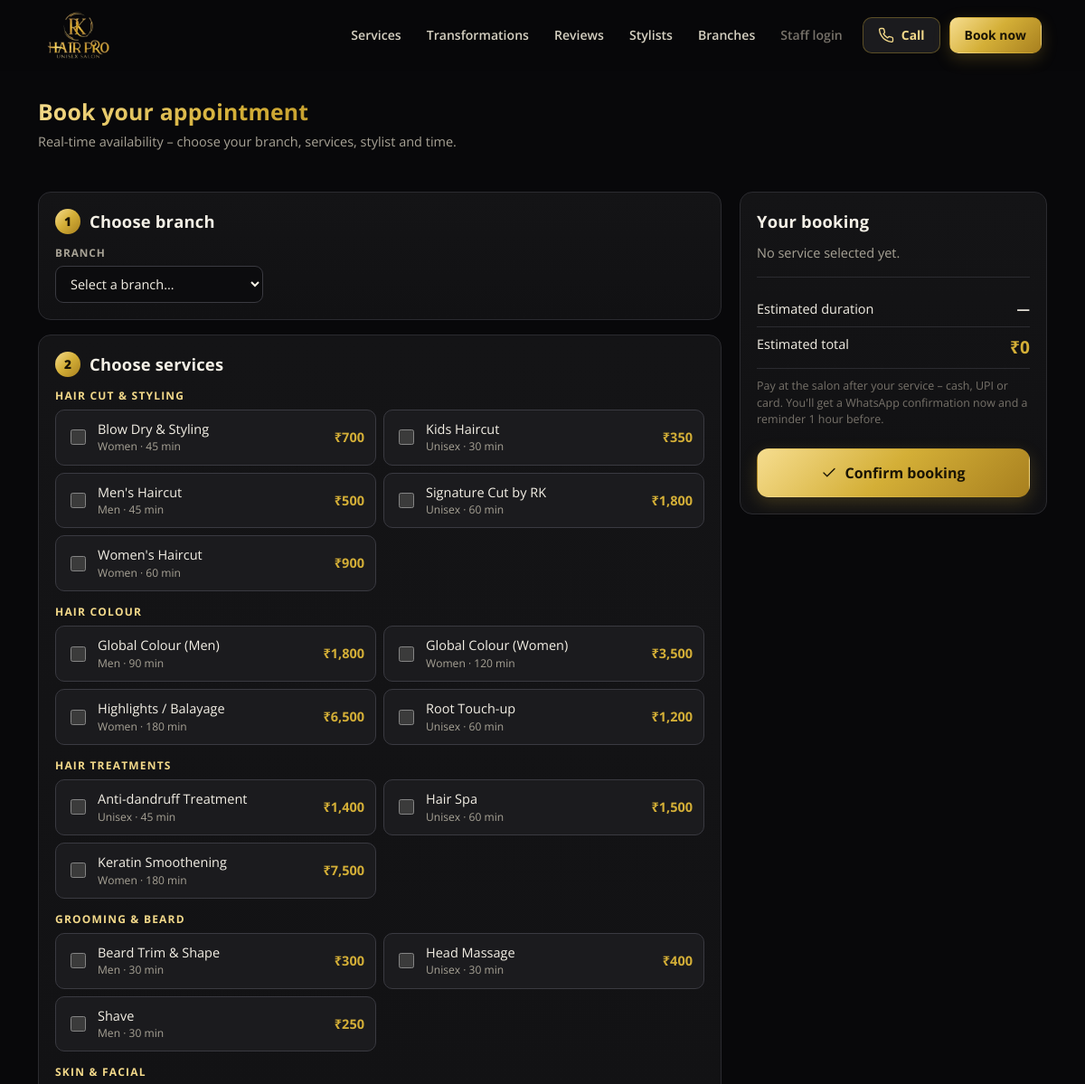
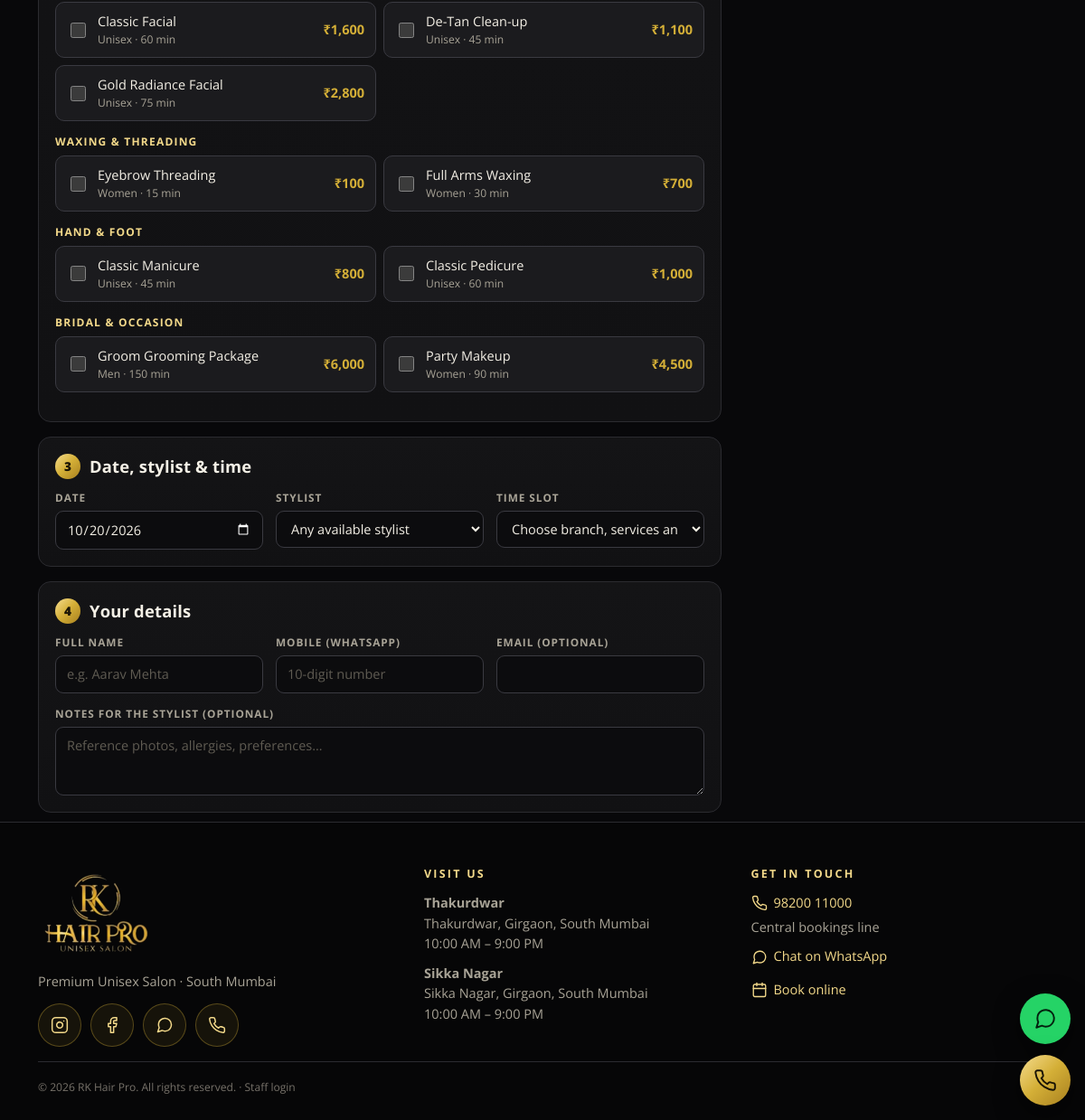
Screenshot of /book with the database file from the repository (2 pictures, top to bottom).
### rkhp/models.py (models this page shows)
class ServiceCategory(db.Model):
    id = db.Column(db.Integer, primary_key=True)
    name = db.Column(db.String(60), nullable=False)
    sort = db.Column(db.Integer, default=0)

class Service(db.Model):
    id = db.Column(db.Integer, primary_key=True)
    category_id = db.Column(db.Integer, db.ForeignKey("service_category.id"))
    name = db.Column(db.String(100), nullable=False)
    gender = db.Column(db.String(10), default="Unisex")     # Men / Women / Unisex
    price = db.Column(db.Float, default=0)
    duration = db.Column(db.Integer, default=30)             # minutes
    description = db.Column(db.String(240))
    active = db.Column(db.Boolean, default=True)
    category = db.relationship("ServiceCategory")

class Setting(db.Model):
    key = db.Column(db.String(80), primary_key=True)
    value = db.Column(db.Text)

class Branch(db.Model):
    id = db.Column(db.Integer, primary_key=True)
    name = db.Column(db.String(80), nullable=False)
    code = db.Column(db.String(8), nullable=False)
    address = db.Column(db.String(240))
    phone = db.Column(db.String(20))
    open_time = db.Column(db.String(5), default="10:00")
    close_time = db.Column(db.String(5), default="21:00")
    slot_minutes = db.Column(db.Integer, default=30)
    monthly_target = db.Column(db.Float, default=0)
    active = db.Column(db.Boolean, default=True)
    created_at = db.Column(db.DateTime, default=now)

### rkhp/routes/public.py (the view, shortened to what this page needs)
@bp.route("/book", methods=["GET", "POST"])
def book():
    src = (request.values.get("src") or "website").lower()
    branches = all_branches()
    cats = ServiceCategory.query.order_by(ServiceCategory.sort).all()
    svcs = {c.id: Service.query.filter_by(category_id=c.id, active=True).order_by(Service.name).all() for c in cats}
    max_days = int(setting_num("booking_advance_days", 120))
    default_date = date.today() if datetime.now().hour < 18 else date.today() + timedelta(days=1)
    return render_template("public/book.html", branches=branches, cats=cats, svcs=svcs, src=src, max_days=max_days, today=date.today(), default_date=default_date,
                           f=request.form, page_title="Book an appointment")

### rkhp/helpers.py (called while the page is built)
def setting(key, default=None):
    row = db.session.get(Setting, key)
    if row is not None and row.value is not None:
        return row.value
    return DEFAULT_SETTINGS.get(key, default)

def setting_num(key, default=0):
    try:
        return float(setting(key, default))
    except (TypeError, ValueError):
        return float(default)

def inr(v, dec=None, sym=True):
    try:
        v = float(v or 0)
    except (TypeError, ValueError):
        v = 0.0
    neg = v < 0
    v = abs(v)
    if dec is None:      # paise only where they matter (small amounts); big totals show whole rupees
        dec = 2 if abs(v - round(v)) > 0.004 and v < 10000 else 0
    s = f"{v:.{dec}f}"
    whole, _, frac = s.partition(".")
    if len(whole) > 3:
        head, tail = whole[:-3], whole[-3:]
        head = re.sub(r"(\d)(?=(\d\d)+$)", r"\1,", head)
        whole = head + "," + tail
    out = whole + ("." + frac if frac else "")
    return ("-" if neg else "") + ("₹" if sym else "") + out

def fmt_time(dt):
    if not dt:
        return "—"
    if isinstance(dt, str):
        h, m = dt.split(":")
        dt = datetime(2000, 1, 1, int(h), int(m))
    return dt.strftime("%I:%M %p").lstrip("0")

def all_branches():
    return Branch.query.filter_by(active=True).order_by(Branch.id).all()

### rkhp/templates/public/book.html (shortened to what this page needs)
{% extends 'public/base.html' %}
{% block content %}
<div class="pub-wrap">
<form method="post" id="bookform" autocomplete="off">
  <div class="page-h" style="padding-top:26px"><div><h1 class="gold-text">Book your appointment</h1><p>Real-time availability – choose your branch, services, stylist and time.</p></div></div>
  <div class="book-grid">
    <div class="grid">
      <div class="card">
        <div class="sec-h"><span class="n">1</span><h2>Choose branch</h2></div>
        <div class="form-grid">
          <div class="field"><label>Branch</label>
            <select name="branch_id" required>
              <option value="">Select a branch…</option>
            </select></div>
        </div>
      </div>
      <div class="card">
        <div class="sec-h"><span class="n">2</span><h2>Choose services</h2></div>
        {% for c in cats %}{% if svcs[c.id] %}<div class="svc-cat"><div class="t">{{ c.name }}</div><div class="svc-opts">
          {% for s in svcs[c.id] %}<label class="svc-opt"><input type="checkbox" name="services" value="{{ s.id }}" data-price="{{ s.price }}" data-dur="{{ s.duration }}" data-name="{{ s.name }}" {{ 'checked' if s.id|string in f.getlist('services') or (not f and request.args.get('service') == s.id|string) }}>
            <span class="meta">{{ s.name }}<small>{{ s.gender }} · {{ s.duration }} min</small></span><b class="gold">{{ s.price|inr }}</b></label>{% endfor %}
        </div></div>{% endif %}{% endfor %}
      </div>
      <div class="card">
        <div class="sec-h"><span class="n">3</span><h2>Date, stylist &amp; time</h2></div>
        <div class="form-grid">
          <div class="field"><label>Date</label><input type="date" name="date" min="{{ today.isoformat() }}" value="{{ f.get('date') or default_date.isoformat() }}" required></div>
          <div class="field"><label>Stylist</label><select name="employee_id" data-selected="{{ f.get('employee_id') or request.args.get('employee','') }}"><option value="">Any available stylist</option></select></div>
          <div class="field"><label>Time slot</label><select name="time" required data-selected="{{ f.get('time','') }}"><option value="">Choose branch, services and date first</option></select></div>
        </div>
      </div>
      <div class="card">
        <div class="sec-h"><span class="n">4</span><h2>Your details</h2></div>
        <div class="form-grid">
          <div class="field"><label>Full name</label><input name="name" required value="{{ f.get('name','') }}" placeholder="e.g. Aarav Mehta"></div>
          <div class="field"><label>Mobile (WhatsApp)</label><input name="mobile" type="tel" inputmode="numeric" required maxlength="14" value="{{ f.get('mobile','') }}" placeholder="10-digit number"></div>
          <div class="field"><label>Email (optional)</label><input name="email" type="email" value="{{ f.get('email','') }}"></div>
          <div class="field full"><label>Notes for the stylist (optional)</label><textarea name="notes" placeholder="Reference photos, allergies, preferences…">{{ f.get('notes','') }}</textarea></div>
        </div>
      </div>
    </div>
    <aside class="card sticky" id="sum-box">
      <h2 style="margin-bottom:10px">Your booking</h2>
      <div data-s="list"></div>
      <hr class="sep">
      <div class="stat-row"><span>Estimated duration</span><b data-s="dur">—</b></div>
      <div class="stat-row"><span>Estimated total</span><b class="gold" data-s="total" style="font-size:1.2rem">₹0</b></div>
      <p class="hint mt-s">Pay at the salon after your service – cash, UPI or card. You'll get a WhatsApp confirmation now and a reminder 1 hour before.</p>
      <button class="btn gold block lg mt-s" type="submit">{{ ui.icon('check') }} Confirm booking</button>
    </aside>
  </div>
</form>
</div>
{% endblock %}

### rkhp/templates/public/base.html (shortened to what this page needs)
<!doctype html>
{% set central = setting('phone_central')|tel10 %}
{% set wa_num = (setting('whatsapp_number')|tel10) or central %}
{% set wa_link = ('https://wa.me/91' ~ wa_num ~ '?text=' ~ (setting('wa_greeting')|urlencode)) if wa_num else '' %}
{% set ig, fb, yt = setting('instagram'), setting('facebook'), setting('youtube') %}
<html lang="en">
<head>
<link rel="stylesheet" href="{{ url_for('static', filename='css/app.css') }}">
<link rel="stylesheet" href="{{ url_for('static', filename='css/public.css') }}">
</head>
<body class="pub">
<header class="pub-head" id="pubhead">
  <a href="{{ url_for('public.home') }}" class="pub-logo"><img src="{{ url_for('static', filename='img/logo.png') }}" alt="RK Hair Pro"></a>
  <nav class="pub-nav">
    <a href="{{ url_for('public.home') }}#services" class="nl">Services</a>
    <a href="{{ url_for('public.home') }}#transformations" class="nl">Transformations</a>
    <a href="{{ url_for('public.home') }}#reviews" class="nl">Reviews</a>
    <a href="{{ url_for('public.home') }}#team" class="nl">Stylists</a>
    <a href="{{ url_for('public.home') }}#branches" class="nl">Branches</a>
    <a href="{{ url_for('auth.login') }}" class="staff nl">Staff login</a>
    <button type="button" class="btn call-btn js-call" data-modal="callModal">{{ ui.icon('phone') }}<span>Call</span></button>
    <a class="btn gold book-btn" href="{{ url_for('public.book') }}">Book now</a>
  </nav>
</header>
{% block content %}{% endblock %}
<footer class="pub-foot">
  <div class="pub-wrap foot-grid">
    <div><img src="{{ url_for('static', filename='img/logo.png') }}" alt="" style="width:130px"><p class="muted" style="margin:8px 0 12px">{{ setting('tagline') }}</p>{{ ui.socials('lg') }}</div>
    <div><h4>Visit us</h4>{% for b in all_branches() %}<p><b>{{ b.name }}</b><br><span class="muted">{{ b.address }}</span><br><span class="muted">{{ b.open_time|tfmt }} – {{ b.close_time|tfmt }}</span></p>{% endfor %}</div>
    <div><h4>Get in touch</h4>
      {% if central %}<p><a href="#" class="js-call" data-modal="callModal">{{ ui.icon('phone') }} {{ central|phone }}</a><br><span class="muted">Central bookings line</span></p>{% endif %}
      {% if wa_link %}<p><a href="{{ wa_link }}" target="_blank" rel="noopener">{{ ui.icon('chat') }} Chat on WhatsApp</a></p>{% endif %}
      <p><a href="{{ url_for('public.book') }}">{{ ui.icon('calendar') }} Book online</a></p></div>
  </div>
  <div class="pub-wrap"><hr class="sep"><small class="faint">© {{ now().year }} RK Hair Pro. All rights reserved. · <a href="{{ url_for('auth.login') }}" class="faint">Staff login</a></small></div>
</footer>
<div class="fab-stack" aria-label="Quick contact">
  {% if wa_link %}<a class="fab wa" href="{{ wa_link }}" target="_blank" rel="noopener" aria-label="Chat on WhatsApp" title="Chat on WhatsApp">{{ ui.icon('chat') }}</a>{% endif %}
  <button type="button" class="fab call js-call" data-modal="callModal" aria-label="Call us" title="Call us">{{ ui.icon('phone') }}</button>
</div>
</body>
</html>

### rkhp/templates/_ui.html (shortened to what this page needs)
{% macro icon(name, cls='') %}<svg class="i {{ cls }}" viewBox="0 0 24 24" aria-hidden="true">{{ ICONS.get(name, ICONS['list'])|safe }}</svg>{% endmacro %}
{% macro wa_url() %}{% set n = (setting('whatsapp_number')|tel10) or (setting('phone_central')|tel10) %}{% if n %}https://wa.me/91{{ n }}?text={{ setting('wa_greeting')|urlencode }}{% endif %}{% endmacro %}
{% macro socials(cls='') %}
{% set w = wa_url()|trim %}
<div class="socials {{ cls }}">
  {% if setting('instagram') %}<a href="{{ setting('instagram') }}" target="_blank" rel="noopener" aria-label="Instagram" title="Instagram" class="soc ig">{{ icon('instagram') }}</a>{% endif %}
  {% if setting('facebook') %}<a href="{{ setting('facebook') }}" target="_blank" rel="noopener" aria-label="Facebook" title="Facebook" class="soc fb">{{ icon('facebook') }}</a>{% endif %}
  {% if w %}<a href="{{ w }}" target="_blank" rel="noopener" aria-label="WhatsApp" title="WhatsApp" class="soc wa">{{ icon('chat') }}</a>{% endif %}
  <button type="button" class="soc call js-call" aria-label="Call us" title="Call us" data-modal="callModal">{{ icon('phone') }}</button>
</div>
{% endmacro %}

### rkhp/static/css/app.css (style rules this page uses)
:root { --bg:#09090a; --bg-2:#0f0f11; --surface:#141416; --surface-2:#1b1b1e; --surface-3:#232327; --line:#2b2b30; --line-2:#3a3a41; --gold:#d4af37; --gold-2:#f3d98a; --gold-3:#9c7a1c; --gold-soft:rgba(212,175,55,.12); --gold-line:rgba(212,175,55,.35); --grad:linear-gradient(135deg,#f6dd8f 0%,#d4af37 48%,#a8801f 100%); --text:#f4f0e6; --muted:#a8a396; --faint:#77726a; --ok:#5fd0a0; --warn:#f2b64d; --bad:#f0706a; --info:#84b6ff; --r:14px; --r-sm:9px; --shadow:0 10px 30px rgba(0,0,0,.45); color-scheme:dark; }
* { box-sizing:border-box }
html { -webkit-text-size-adjust:100% }
body { margin:0;background:var(--bg);color:var(--text);font-family:'Open Sans',system-ui,-apple-system,'Segoe UI',Roboto,sans-serif;font-size:14.5px;line-height:1.5; background-image:radial-gradient(900px 420px at 85% -10%,rgba(212,175,55,.09),transparent 60%),radial-gradient(700px 400px at -10% 110%,rgba(212,175,55,.05),transparent 60%);background-attachment:fixed }
h1,h2,h3,h4 { font-weight:700;letter-spacing:.2px;margin:0;color:var(--text) }
h1 { font-size:1.55rem }
h2 { font-size:1.15rem }
a { color:var(--gold-2);text-decoration:none }
small,.muted { color:var(--muted) }
.faint { color:var(--faint) }
.gold { color:var(--gold) }
.gold-text { background:var(--grad);-webkit-background-clip:text;background-clip:text;color:transparent }
.mt-s { margin-top:10px }
svg.i { width:18px;height:18px;stroke:currentColor;fill:none;stroke-width:1.8;stroke-linecap:round;stroke-linejoin:round;flex:none;vertical-align:-3px }
.card { background:linear-gradient(180deg,var(--surface),#111113);border:1px solid var(--line);border-radius:var(--r);padding:18px }
.page-h { display:flex;align-items:flex-end;justify-content:space-between;gap:14px;margin-bottom:20px;flex-wrap:wrap }
.page-h p { margin:4px 0 0;color:var(--muted) }
.grid { display:grid;gap:16px }
.btn { display:inline-flex;align-items:center;gap:8px;justify-content:center;padding:9px 16px;border-radius:10px;border:1px solid var(--line-2);background:var(--surface-2);color:var(--text);font:inherit;font-weight:700;font-size:.87rem;cursor:pointer;transition:.15s;white-space:nowrap }
.btn.gold { background:var(--grad);color:#1a1405;border-color:transparent;box-shadow:0 6px 18px rgba(212,175,55,.22) }
.btn.block { width:100% }
.field { display:flex;flex-direction:column;gap:5px }
.field>label,.lbl { font-size:.74rem;text-transform:uppercase;letter-spacing:.08em;color:var(--muted);font-weight:700 }
input,select,textarea { width:100%;background:#0c0c0e;border:1px solid var(--line-2);color:var(--text);padding:9px 12px;border-radius:9px;font:inherit;min-height:40px }
input[type=checkbox],input[type=radio] { width:17px;height:17px;min-height:0;padding:0;accent-color:var(--gold);flex:none }
input::placeholder,textarea::placeholder { color:#5f5b52 }
select option { background:#151517 }
textarea { min-height:76px;resize:vertical }
.form-grid { display:grid;grid-template-columns:repeat(auto-fill,minmax(230px,1fr));gap:14px }
.form-grid .full { grid-column:1/-1 }
.hint { font-size:.78rem;color:var(--faint) }
hr.sep { border:none;border-top:1px solid var(--line);margin:16px 0 }
.stat-row { display:flex;justify-content:space-between;padding:8px 0;border-bottom:1px solid var(--line) }
.stat-row b { font-variant-numeric:tabular-nums }

### rows the page displays
ServiceCategory: name "HAIR CUT & STYLING"
Service: name "Blow Dry & Styling", gender "Women", duration "45", price|inr "₹700"
Service: name "Kids Haircut", gender "Unisex", duration "30", price|inr "₹350"
Service: name "Men's Haircut", gender "Men", duration "45", price|inr "₹500"
Service: name "Signature Cut by RK", gender "Unisex", duration "60", price|inr "₹1,800"
Service: name "Women's Haircut", gender "Women", duration "60", price|inr "₹900"
ServiceCategory: name "HAIR COLOUR"
Service: name "Global Colour (Men)", gender "Men", duration "90", price|inr "₹1,800"
Service: name "Global Colour (Women)", gender "Women", duration "120", price|inr "₹3,500"
Service: name "Highlights / Balayage", gender "Women", duration "180", price|inr "₹6,500"
Service: name "Root Touch-up", gender "Unisex", duration "60", price|inr "₹1,200"
ServiceCategory: name "HAIR TREATMENTS"
Service: name "Anti-dandruff Treatment", gender "Unisex", duration "45", price|inr "₹1,400"
Service: name "Hair Spa", gender "Unisex", duration "60", price|inr "₹1,500"
Service: name "Keratin Smoothening", gender "Women", duration "180", price|inr "₹7,500"
ServiceCategory: name "GROOMING & BEARD"
Service: name "Beard Trim & Shape", gender "Men", duration "30", price|inr "₹300"
Service: name "Head Massage", gender "Unisex", duration "30", price|inr "₹400"
Service: name "Shave", gender "Men", duration "30", price|inr "₹250"
ServiceCategory: name "SKIN & FACIAL"
Service: name "Classic Facial", gender "Unisex", duration "60", price|inr "₹1,600"
Service: name "De-Tan Clean-up", gender "Unisex", duration "45", price|inr "₹1,100"
Service: name "Gold Radiance Facial", gender "Unisex", duration "75", price|inr "₹2,800"
ServiceCategory: name "WAXING & THREADING"
Service: name "Eyebrow Threading", gender "Women", duration "15", price|inr "₹100"
Service: name "Full Arms Waxing", gender "Women", duration "30", price|inr "₹700"
ServiceCategory: name "HAND & FOOT"
Service: name "Classic Manicure", gender "Unisex", duration "45", price|inr "₹800"
Service: name "Classic Pedicure", gender "Unisex", duration "60", price|inr "₹1,000"
ServiceCategory: name "BRIDAL & OCCASION"
Service: name "Groom Grooming Package", gender "Men", duration "150", price|inr "₹6,000"
Service: name "Party Makeup", gender "Women", duration "90", price|inr "₹4,500"
Setting: value "Premium Unisex Salon · South Mumbai"
Branch: name "Thakurdwar", address "Thakurdwar, Girgaon, South Mumbai", open_time|tfmt "10:00 AM", close_time|tfmt "9:00 PM"
Branch: name "Sikka Nagar", address "Sikka Nagar, Girgaon, South Mumbai", open_time|tfmt "10:00 AM", close_time|tfmt "9:00 PM"

### other values shown
{{ central|phone }} "98200 11000"
